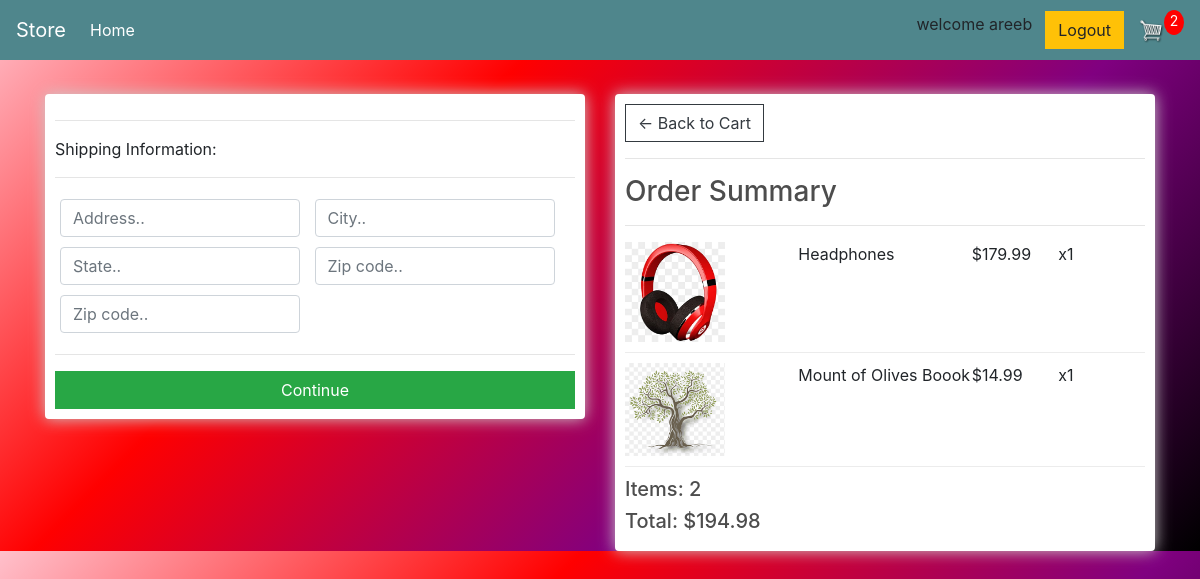
The app's page /checkout/ (signed in) with its own data.
### storeapp/models.py (models this page shows, shortened)
class OrderItem(models.Model):
    product = models.ForeignKey(Product, on_delete=models.SET_NULL, null=True)
    order = models.ForeignKey(Order, on_delete=models.SET_NULL, null=True)
    quantity = models.IntegerField(default=0, null=True, blank=True)
    date_added = models.DateTimeField(auto_now=False, auto_now_add=True)
    @property
    def get_total(self):
        total = self.product.price * self.quantity
        return total

class Product(models.Model):
    name = models.CharField( max_length=50, null=True)
    price = models.DecimalField(max_digits=7, decimal_places=2)
    digital = models.BooleanField(default = False, null = True)
    image = models.ImageField(null=True,blank=True)
    @property
    def imageUrl(self):
        try:
            url = self.image.url
        except:
            url = ''
        return url

class Order(models.Model):
    customer = models.ForeignKey(Customer, on_delete=models.SET_NULL, blank = True, null=True)
    date_ordered = models.DateTimeField( auto_now=False, auto_now_add=True)
    complete = models.BooleanField(default = False)
    transaction_id = models.CharField( max_length=50, null=True)
    @property
    def shipping(self):
        shipping = False
        orderitems = self.orderitem_set.all()
        for i in orderitems:
            if i.product.digital ==False:
                shipping=True
        return shipping
    @property
    def get_cart_total(self):
        orderitems = self.orderitem_set.all()
        total = sum([item.get_total for item in orderitems])
        return total
    @property
    def get_cart_items(self):
        orderitems = self.orderitem_set.all()
        total = sum([item.quantity for item in orderitems])
        return total

### storeapp/views.py (the view)
# urls.py: path('checkout/', views.checkout, name = 'checkout'),
def checkout(request):
    data = cartData(request)
    cartItems = data['cartItems']
    order = data['order']
    items = data['items']
    context = {'items': items, 'order': order, 'cartItems': cartItems}
    return render(request, 'storeapp/checkout.html', context)

### storeapp/utils.py (called while the page is built)
def cartData(request):
    if request.user.is_authenticated:
        customer = request.user.customer
        order, created = Order.objects.get_or_create(customer=customer, complete=False)
        items = order.orderitem_set.all()
        cartItems = order.get_cart_items
    else:
        cookieData = cookieCart(request)
        cartItems = cookieData['cartItems']
        order = cookieData['order']
        items = cookieData['items']
    return {'cartItems':cartItems, 'order':order,'items':items}

### storeapp/templates/storeapp/checkout.html (shortened to what this page needs)
{% extends 'storeapp/main.html' %}
{% load static %}
{% block content %}
<div class="row">
    <div class="col-lg-6">
        <div class="box-element" id="form-wrapper">
            <form id="form">
                <div id="shipping-info">
                    <hr>
                    <p>Shipping Information:</p>
                    <hr>
                    <div class="form-field">
                        <input class="form-control" type="text" name="address" placeholder="Address..">
                    </div>
                    <div class="form-field">
                        <input class="form-control" type="text" name="city" placeholder="City..">
                    </div>
                    <div class="form-field">
                        <input class="form-control" type="text" name="state" placeholder="State..">
                    </div>
                    <div class="form-field">
                        <input class="form-control" type="text" name="zipcode" placeholder="Zip code..">
                    </div>
                    <div class="form-field">
                        <input class="form-control" type="text" name="country" placeholder="Zip code..">
                    </div>
                </div>
                <hr>
                <input id="form-button" class="btn btn-success btn-block" type="submit" value="Continue">
            </form>
        </div>
        <br>
    </div>
    <div class="col-lg-6">
        <div class="box-element">
            <a  class="btn btn-outline-dark" href="{% url 'cart' %}">&#x2190; Back to Cart</a>
            <hr>
            <h3>Order Summary</h3>
            <hr>
            {% for item in items %}
            <div class="cart-row">
                <div style="flex:2"><img class="row-image" src="{{item.product.imageUrl}}"></div>
                <div style="flex:2"><p>{{item.product.name}}</p></div>
                <div style="flex:1"><p>${{item.product.price}}</p></div>
                <div style="flex:1"><p>x{{item.quantity}}</p></div>
            </div>
            {% endfor %}
            <h5>Items:   {{order.get_cart_items}}</h5>
            <h5>Total:   ${{order.get_cart_total|floatformat:2}}</h5>
        </div>
    </div>
</div>
{% endblock content %}

### storeapp/templates/storeapp/main.html (shortened to what this page needs)
<!DOCTYPE html>
{% load static %}
<html lang="en">
<head>
    <link rel="stylesheet" href="https://stackpath.bootstrapcdn.com/bootstrap/4.4.1/css/bootstrap.min.css">
    <link rel="stylesheet" type="text/css" href="{% static 'css/main.css' %}">
</head>
<body>
    <nav class="navbar navbar-expand-lg navbar-dark bg-dark">
        <a class="navbar-brand" href="{% url 'store' %}">Store</a>
        <div class="collapse navbar-collapse" id="navbarSupportedContent">
          <ul class="navbar-nav mr-auto">
            <li class="nav-item active">
              <a class="nav-link" href="{% url 'store' %}">Home <span class="sr-only">(current)</span></a>
            </li>
          </ul>
          <div class="form-inline my-2 my-lg-0" >
            {% if request.user.is_authenticated %}
            <div class="username"><p>welcome  {{ request.user.username }}</p></div>
            <div id="login-register">
              <a href="{% url 'logout' %}"class="btn btn-warning">Logout</a>
            </div>
            {% else %}
            <div id="login-register">
              <a href="{% url 'login' %}"class="btn btn-warning">Login</a>
              <a href="{% url 'register' %}"class="btn btn-warning">Register</a>
            </div>
            {% endif %}
                <a href="{% url 'cart' %}">
                    <img  id="cart-icon" src="{% static 'images/cart.png' %}">
                </a>
                <p id="cart-total">{{cartItems}}</p>
            </div>
        </div>
      </nav>
     <div class="container">
            <br>
            {% block content %}
             {% endblock content %}
     </div>
</body>
</html>

### static/CSS/main.css (style rules this page uses)
body { background-image: linear-gradient(135deg, pink, red,purple,black); }
h1,h2,h3,h4,h5,h6 { color:hsl(0, 0%, 30%); }
.box-element { box-shadow:hsl(0, 0%, 80%) 0 0 16px; background-color: #fff; border-radius: 4px; padding: 10px; }
.username { margin-top: 4px; margin-right: 13px; background-color:#4f868c; align-items: center; }
.bg-dark { background-color: #4f868c!important; }
#cart-icon { width:25px; display: inline-block; margin-left: 15px; }
#cart-total { display: block; text-align: center; color:#fff; background-color: red; width: 20px; height: 25px; border-radius: 50%; font-size: 14px; }
.col-lg-4, .col-lg-6, .col-lg-8, .col-lg-12 { margin-top: 10px; }
.btn { border-radius: 0; }
.row-image { width: 100px; }
.form-field { width:250px; display: inline-block; padding: 5px; }
.cart-row { display: flex; align-items: flex-stretch; padding-bottom: 10px; margin-bottom: 10px; border-bottom: 1px solid #ececec; }

### records on screen
OrderItem: product.imageUrl (picture), product.name "Headphones", product.price "179.99", quantity "1"
OrderItem: product.imageUrl (picture), product.name "Mount of Olives Boook", product.price "14.99", quantity "1"
Order: get_cart_items "2", get_cart_total "194.98"

### other values on screen
{{ request.user.username }} "areeb"
{{ cartItems }} "2"
